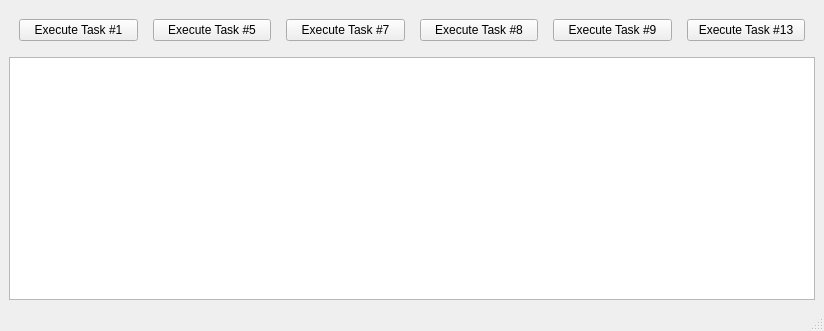
<?xml version="1.0" encoding="UTF-8"?>
<ui version="4.0">
 <class>MainWindow</class>
 <widget class="QMainWindow" name="MainWindow">
  <property name="geometry">
   <rect>
    <x>0</x>
    <y>0</y>
    <width>824</width>
    <height>331</height>
   </rect>
  </property>
  <property name="windowTitle">
   <string>ML Lab  4</string>
  </property>
  <widget class="QWidget" name="centralwidget">
   <layout class="QVBoxLayout" name="verticalLayout">
    <item>
     <layout class="QHBoxLayout" name="horizontalLayout">
      <property name="spacing">
       <number>15</number>
      </property>
      <property name="leftMargin">
       <number>10</number>
      </property>
      <property name="topMargin">
       <number>10</number>
      </property>
      <property name="rightMargin">
       <number>10</number>
      </property>
      <property name="bottomMargin">
       <number>10</number>
      </property>
      <item>
       <widget class="QPushButton" name="exec1_btn">
        <property name="text">
         <string>Execute Task #1</string>
        </property>
       </widget>
      </item>
      <item>
       <widget class="QPushButton" name="exec2_btn">
        <property name="text">
         <string>Execute Task #5</string>
        </property>
       </widget>
      </item>
      <item>
       <widget class="QPushButton" name="exec3_btn">
        <property name="text">
         <string>Execute Task #7</string>
        </property>
       </widget>
      </item>
      <item>
       <widget class="QPushButton" name="exec4_btn">
        <property name="text">
         <string>Execute Task #8</string>
        </property>
       </widget>
      </item>
      <item>
       <widget class="QPushButton" name="exec5_btn">
        <property name="text">
         <string>Execute Task #9</string>
        </property>
       </widget>
      </item>
      <item>
       <widget class="QPushButton" name="exec6_btn">
        <property name="text">
         <string>Execute Task #13</string>
        </property>
       </widget>
      </item>
     </layout>
    </item>
    <item>
     <widget class="QPlainTextEdit" name="output">
      <property name="font">
       <font>
        <family>Consolas</family>
        <pointsize>14</pointsize>
       </font>
      </property>
     </widget>
    </item>
   </layout>
  </widget>
  <widget class="QMenuBar" name="menubar">
   <property name="geometry">
    <rect>
     <x>0</x>
     <y>0</y>
     <width>824</width>
     <height>21</height>
    </rect>
   </property>
  </widget>
  <widget class="QStatusBar" name="statusbar"/>
 </widget>
 <resources/>
 <connections/>
</ui>
